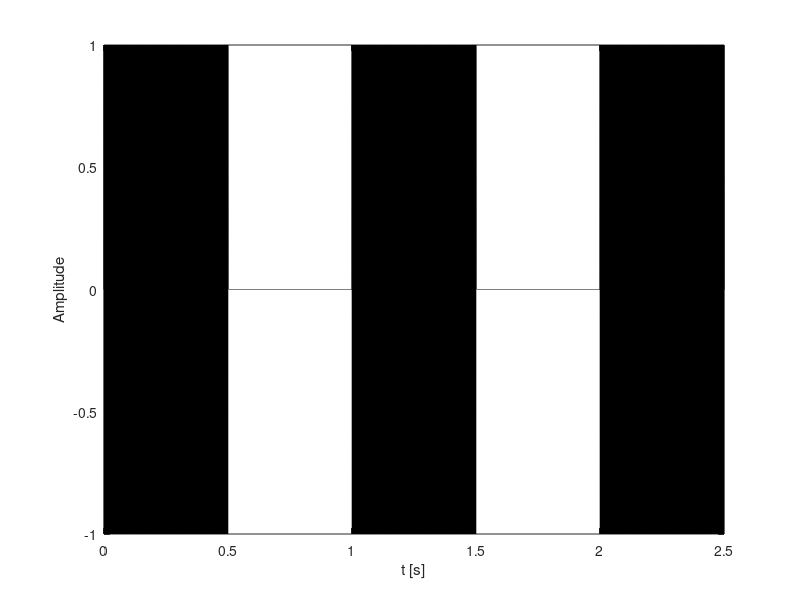

The MATLAB source for this figure: (Note: this script raises an error after producing the figure.)
%% SET Beep Train 
close all; clear;
%% Parameters ###########################################
Amplitude=1;
SamplingFreq=48000;
FreqBeep=555; % Hertz
Length=0.5; % seconds
IntPause=0.5; % secondsPause
Nreps=3;        % NUmber of repetititions
% #######################################################
% Build
tbeep=linspace(0,Length,round(Length*SamplingFreq));
Beep=Amplitude*sin(2*pi*FreqBeep*tbeep);
Pausee=zeros(1,round(IntPause*SamplingFreq));
TrainBeep=[];
for n=1:Nreps
    if n==1
        % Beep
        TrainBeep=[TrainBeep,Beep];
    else
        % Pause
        TrainBeep=[TrainBeep,Pausee,Beep];
    end
end
% Plot
plot([0:numel(TrainBeep)-1]/SamplingFreq,TrainBeep,'k')
xlabel('t [s]')
ylabel('Amplitude')
drawnow;
% Sound
sound(TrainBeep,SamplingFreq)
%% Ask for saving
okbutton = questdlg('Save Beep Train Parameters?');
switch okbutton
    case 'Yes'
        % save Stuff
        T=table(Amplitude,SamplingFreq,FreqBeep,Length,IntPause,Nreps);
        writetable(T,'BeepSettings.csv','Delimiter',',','QuoteStrings',true)
    otherwise
        % Dont save
end
